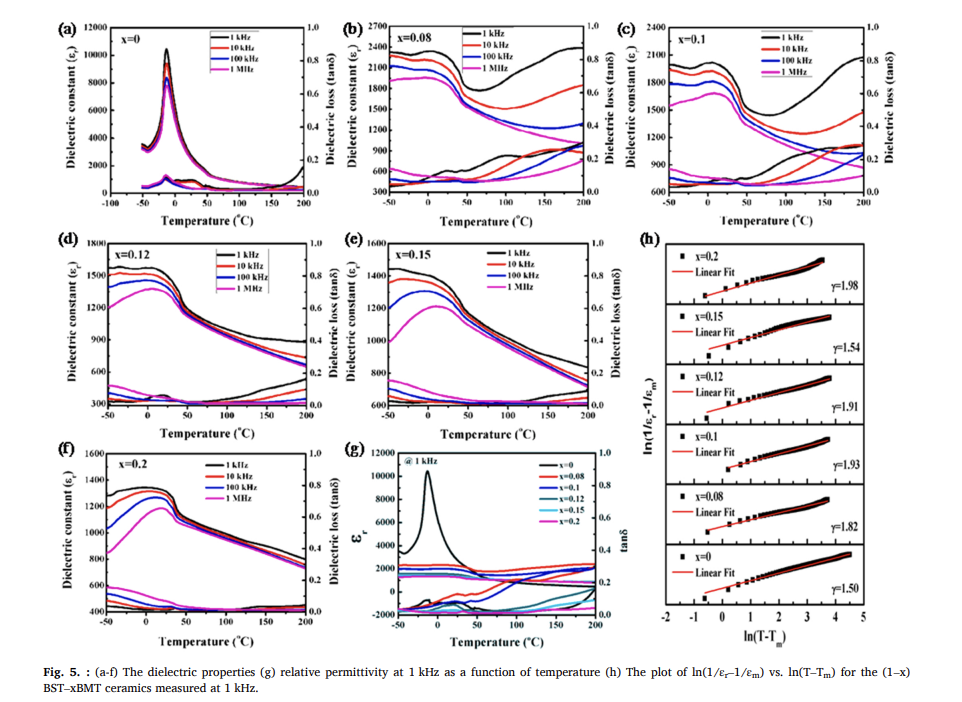
#> input picture 새 폴더/10.1016_j.jeurceramsoc.2023.01.027_fig5.png, 962 x 702 px, found by its file name
$ python frames.py
#> lines starting #> are read from the running program, lines starting #| are printed output that depends on the picture; after the words box and inside, x2 and y2 are one past the last pixel; in counts of white or black regions, pixels touching at a corner belong together
from PIL import Image
import numpy as np

p = r"C:\Users\user\OneDrive\문서\유전율_그래프_측정\새 폴더\10.1016_j.jeurceramsoc.2023.01.027_fig5.png"
a = np.array(Image.open(p).convert("L")).astype(int)
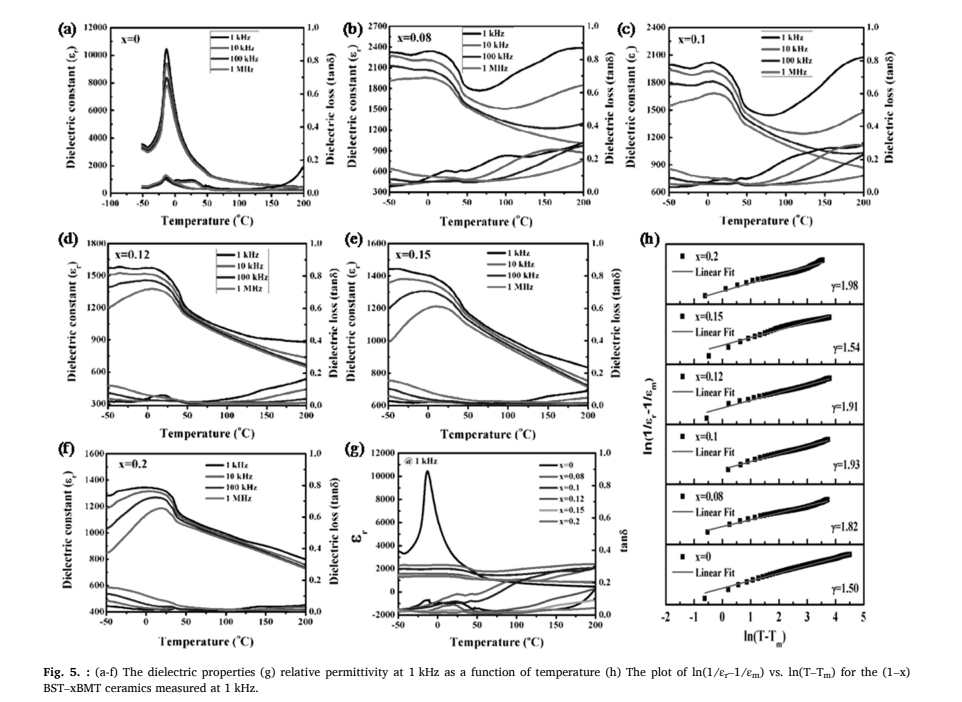
#> a: shape (702, 962) int64; min 0, max 255, mean 234.9
dark = a < 140
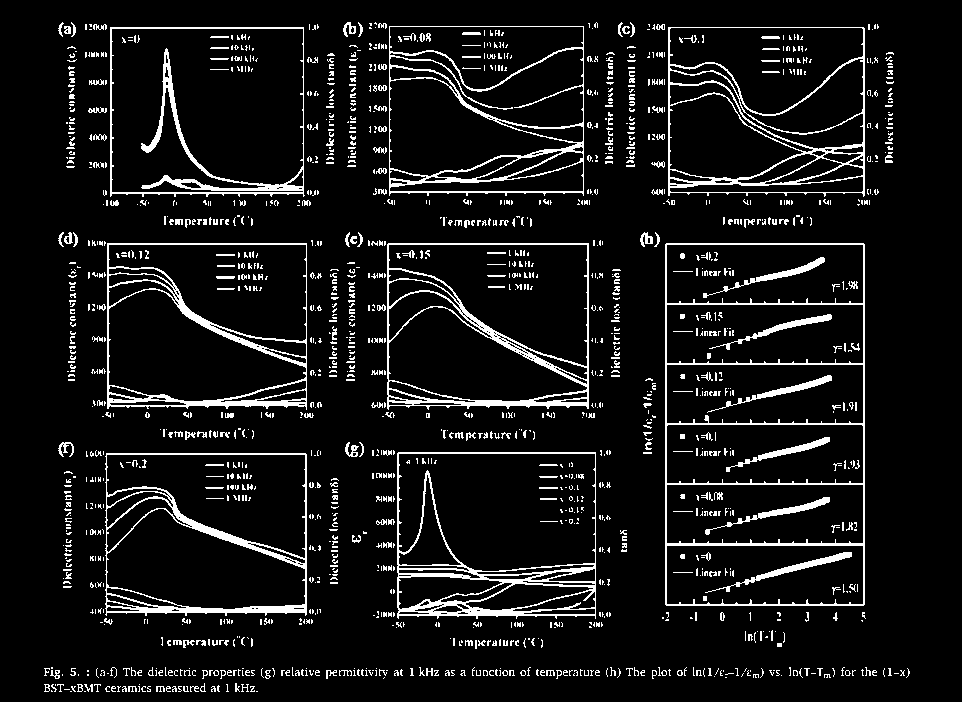
#> dark: shape (702, 962) bool; 8.4% white in thin lines or dots, all inside (x1, y1, x2, y2) = (44, 22, 910, 692)
rows = dark.sum(axis=1)
#> rows = 702 values, max 667 at index 243, min 0 at index 0, mean 81.23
cols = dark.sum(axis=0)
#> cols = 962 values, max 539 at index 863, min 0 at index 0, mean 59.28

def groups(vals, thr):
#> called with vals = array of shape (702,), thr = 220
    idx = np.nonzero(vals >= thr)[0]
#> idx = 43 values from 26 to 675
    if not len(idx):
        return []
    out = []
    for part in np.split(idx, np.nonzero(np.diff(idx) > 2)[0] + 1):
        out.append((int(part[0]), int(part[-1]), int(vals[part].max())))
#> this loop made 14 passes
#> part on passes 1 to 12: [26, 27, 28], [181], [184], [191, 192, 193], [243, 244], [303, 304], [363, 364], [400, 401, 402, 403, 404, 405], [452, 453, 454], [483, 484], [543, 544, 545], [604, 605]
#> after the loop, out = [(26, 28, 472), (181, 181, 221), (184, 184, 220), (191, 193, 629), (243, 244, 667), (303, 304, 252), (363, 364, 250), (400, 405, 466), (452, 454, 499), (483, 484, 233), (543, 545, 266), (604, 605, 303), (608, 615, 360), (670, 675, 383)]
    return out

print("ROWS", groups(rows, 220))
#> (printed output is left out)
print("COLS", groups(cols, 180))
#> the loop in groups (call 2), `for part in np.split(idx, np.nonzero(np.diff(idx) > 2)[0] + 1):` made 10 passes
#> part on passes 1 to 10: [70], [106, 107, 108, 110, 111], [303, 305, 306], [388, 389], [397, 398], [583], [587, 588], [595], [665, 666, 668, 669], [863, 864]
#| COLS [(70, 70, 202), (106, 111, 233), (303, 306, 343), (388, 389, 236), (397, 398, 218), (583, 583, 219), (587, 588, 223), (595, 595, 217), (665, 669, 372), (863, 864, 539)]
for y0, y1, _ in groups(rows, 220):
    print("row band", y0, y1, "col groups", [g for g in groups(dark[y0:y1 + 1].sum(axis=0), max(20, (y1 - y0) // 2))])
#> this loop made 14 passes
#> (y0, y1) on passes 1 to 12: (26, 28), (181, 181), (184, 184), (191, 193), (243, 244), (303, 304), (363, 364), (400, 405), (452, 454), (483, 484), (543, 545), (604, 605)
#| row band 26 28 col groups []
#| row band 181 181 col groups []
#| row band 184 184 col groups []
#| row band 191 193 col groups []
#| row band 243 244 col groups []
#| row band 303 304 col groups []
#| row band 363 364 col groups []
#| row band 400 405 col groups []
#> (further printed lines are left out)
